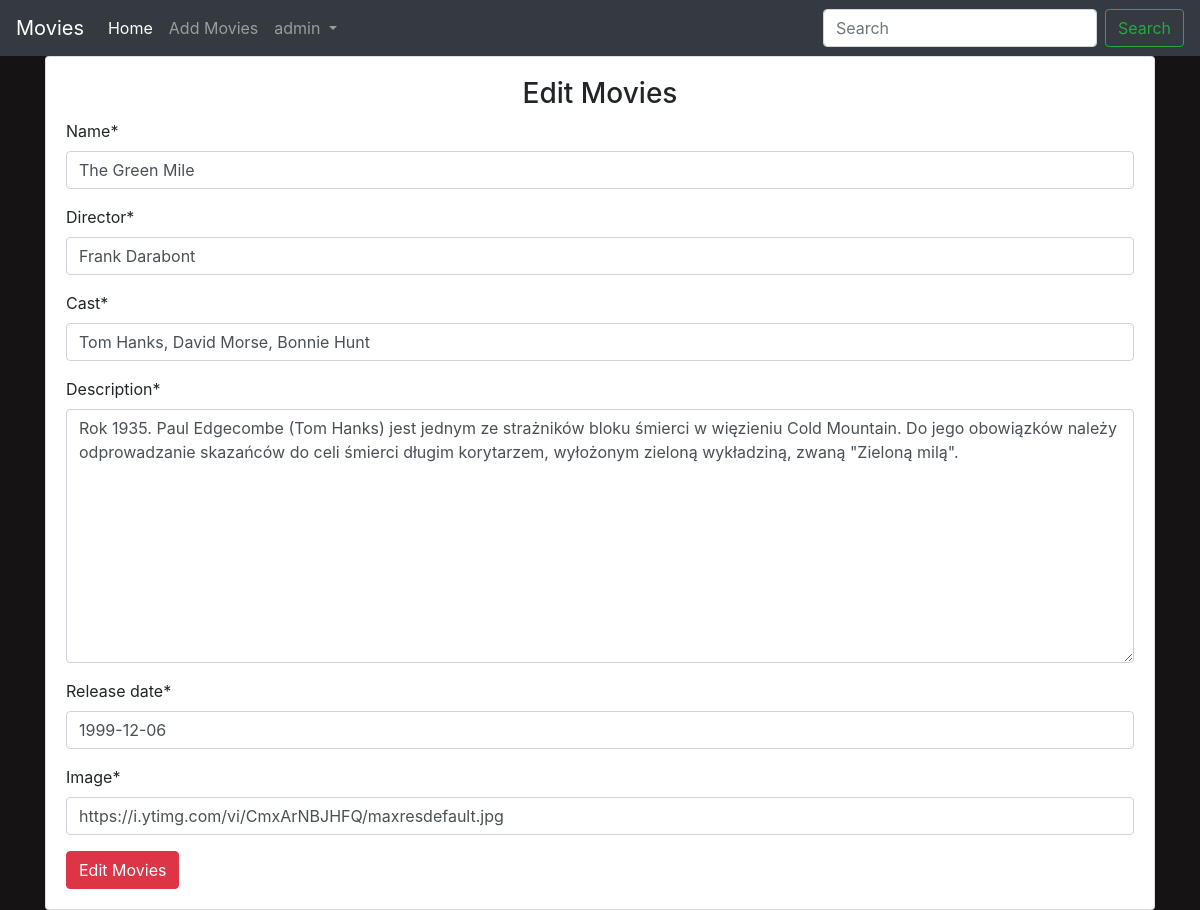
The page /editmovies/5/ (signed in) on the database its author committed.
### main/models.py (models this page shows, shortened)
class Movie(models.Model):
    name = models.CharField(max_length=300)
    director = models.CharField(max_length=300)
    cast = models.CharField(max_length=800)
    description = models.TextField(max_length=5000)
    release_date = models.DateField()
    average_rating = models.FloatField(default=0)
    image = models.URLField(default=None, null=True)

### main/views.py (the view)
# urls.py: path('editmovies/<int:id>/', views.edit_movies, name='edit_movies'),
def edit_movies(request, id):
    if request.user.is_authenticated:
        if request.user.is_superuser:
            movie = Movie.objects.get(id=id)
            if request.method == 'POST':
                form = MovieForm(request.POST or None, instance=movie)
                if form.is_valid():
                    data = form.save(commit=False)
                    data.save()
                    return redirect('main:detail', id)
            else:
                form = MovieForm(instance=movie)
            return render(request, 'main/addmovies.html', {'form': form,
                                                           'controller': 'Edit Movies'})
        else:
            return redirect('main:home')
    return redirect('accounts:login')

### main/forms.py
class MovieForm(forms.ModelForm):
    class Meta:
        model = Movie
        fields = ('name', 'director', 'cast', 'description', 'release_date', 'image')

### main/templates/main/addmovies.html (shortened to what this page needs)
{% extends 'main/base.html' %}
{% load crispy_forms_tags %}
{% block content %}
<div class="container">
    <div class="card">
        <div class="card-body">
            <h3 class="text-center">{{ controller }}</h3>
            <form action="" method="POST">
                {{ form | crispy }}
                <input type="submit" value="{{ controller }}" class="btn btn-danger">
            </form>
        </div>
    </div>
</div>
{% endblock %}

### main/templates/main/base.html (shortened to what this page needs)
<!doctype html>
<html lang="en">
  <head>
    <link rel="stylesheet" href="https://maxcdn.bootstrapcdn.com/bootstrap/4.0.0/css/bootstrap.min.css">
    {% load staticfiles %}
    <link rel="stylesheet" href="{% static 'css/main.css' %}">
  </head>
  <body>
    <nav class="navbar navbar-expand-lg navbar-dark bg-dark text-white">
  <a class="navbar-brand" href="{% url 'main:home' %}">Movies</a>
  <div class="collapse navbar-collapse" id="navbarSupportedContent">
    <ul class="navbar-nav mr-auto">
      <li class="nav-item active">
        <a class="nav-link" href="{% url 'main:home' %}">Home <span class="sr-only">(current)</span></a>
      </li>
      <li class="nav-item">
        <a class="nav-link" href="{% url 'main:add_movies' %}">Add Movies</a>
      </li>
      {% if user.is_authenticated %}
      <li class="nav-item dropdown">
        <a class="nav-link dropdown-toggle" href="#" id="navbarDropdown" role="button" data-toggle="dropdown" aria-haspopup="true" aria-expanded="false">
          {{ user.username }}
        </a>
      </li>
      {% endif %}
    </ul>
    <form class="form-inline my-2 my-lg-0">
      <input class="form-control mr-sm-2" type="search" placeholder="Search" aria-label="Search">
      <button class="btn btn-outline-success my-2 my-sm-0" type="submit">Search</button>
    </form>
  </div>
</nav>
    {% block content %}
    {% endblock %}
  </body>
</html>

### main/static/css/main.css (style rules this page uses)
body { background-color: #151313; }

### rows shown on the page
Movie: name "The Green Mile", director "Frank Darabont", cast "Tom Hanks, David Morse, Bonnie Hunt", description "Rok 1935. Paul Edgecombe (Tom Hanks) jest jednym ze strażników bloku śmierci w więzieniu Cold Mountain. Do jego obowiązków należy odprowadzanie skazańców do celi śmierci długim korytarzem, wyłożonym zieloną wykładziną, zwaną \"Zieloną milą\".", release_date "1999-12-06", image "https://i.ytimg.com/vi/CmxArNBJHFQ/maxresdefault.jpg"

### other values the page prints
{{ user.username }} "admin"
{{ controller }} "Edit Movies"
